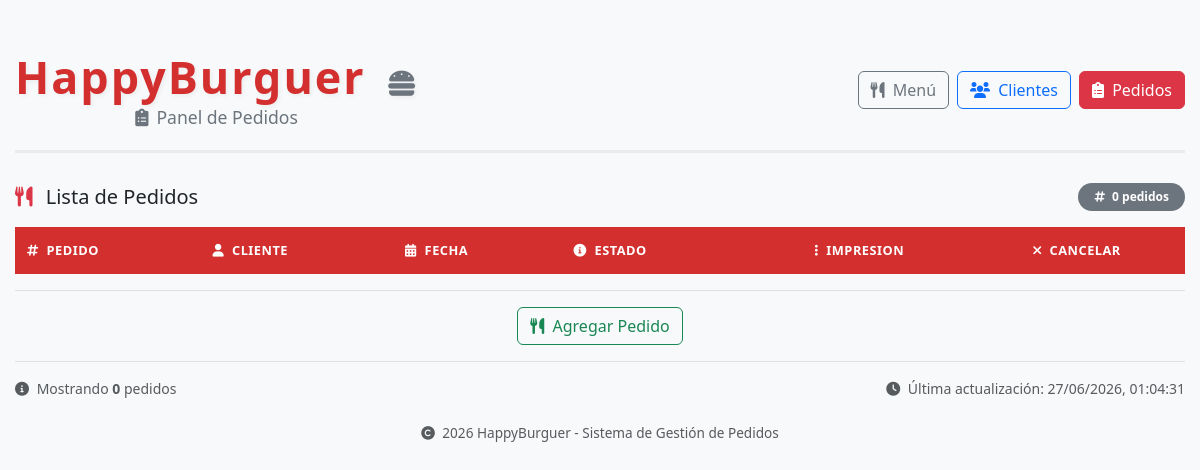
Page /pedidos on the earlier database version.
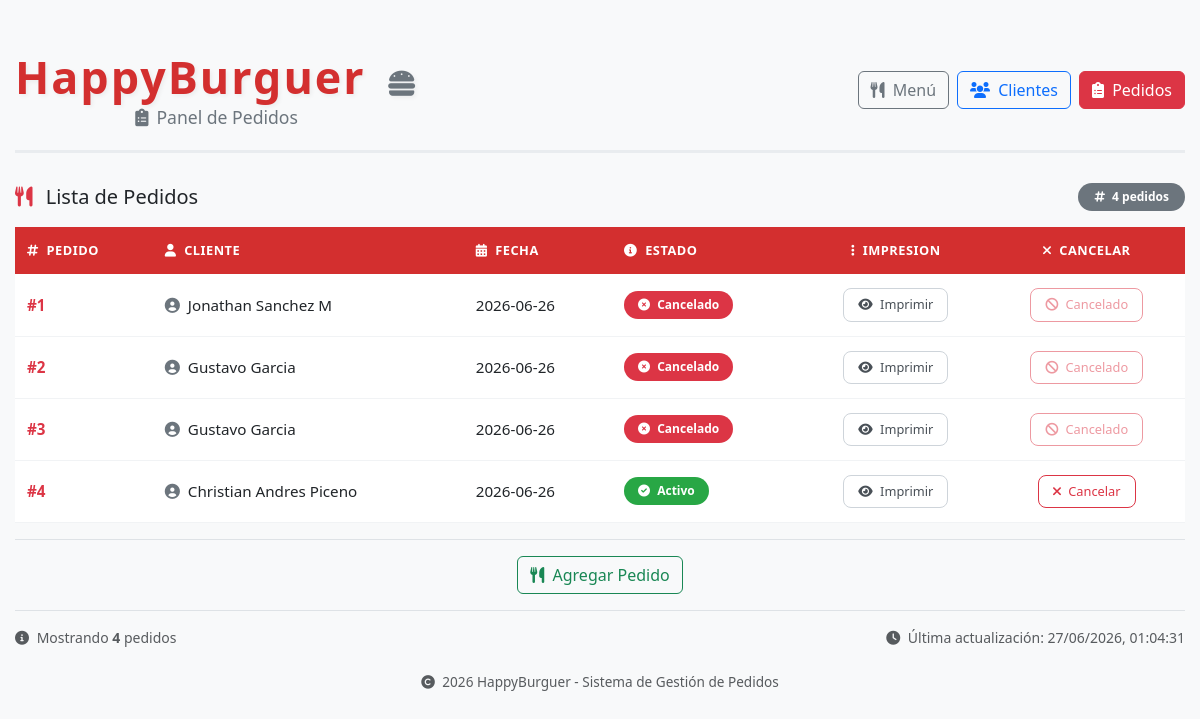
Same page on the later database version.
### tables this page shows
CREATE TABLE Clientes (
                                    clave INTEGER PRIMARY KEY AUTOINCREMENT NOT NULL,
                                    nombre varchar(200) Not Null,
                                    direccion varchar(300),
                                    correo_electronico varchar(100),
                                    telefono varchar(15));

### routes/pedidos.py (the view)
@pedido_bp.route("/pedidos")
def listar_pedidos():
    pedidos = pedidos_model.obtener()
    return render_template("pedidos.html", pedidos=pedidos)

### db/db.py (called while the page is built)
    def getConnection(self):
        conn = sqlite3.connect(self.nombreDb)
        conn.execute("PRAGMA foreign_keys = ON")
        return conn

### models/pedido.py (called while the page is built)
    def obtener(self):
        with self.db.getConnection() as conn:
            return conn.execute("""Select
                                    p.pedido,
                                    c.nombre As cliente,
                                    p.precio,
                                    p.fecha,
                                    p.cancelado
                                    From Pedido p
                                    join Clientes c on p.cliente = c.clave
                                    GROUP By p.pedido, c.nombre, p.precio, p.fecha""").fetchall()

### templates/pedidos.html
{% extends 'layout.html' %}
{% block contenido %}
    <div class="pedidos-card">
            <div class="d-flex justify-content-between align-items-center mb-3 flex-wrap">
                <h5 class="mb-0">
                    <i class="fas fa-utensils me-2 text-danger"></i>
                    Lista de Pedidos
                </h5>
                <span class="badge bg-secondary rounded-pill px-3 py-2">
                    <i class="fas fa-hashtag me-1"></i> {{ pedidos|length }} pedidos
                </span>
            </div>
            <div class="table-responsive">
                <table class="table table-pedidos table-hover align-middle">
                    <thead>
                        <tr>
                            <th><i class="fas fa-hashtag me-1"></i> Pedido</th>
                            <th><i class="fas fa-user me-1"></i> Cliente</th>
                            <th><i class="fas fa-calendar-alt me-1"></i> Fecha</th>
                            <th><i class="fas fa-info-circle me-1"></i> Estado</th>
                            <th class="text-center"><i class="fas fa-ellipsis-v me-1"></i> Impresion</th>
                            <th class="text-center"><i class="fas fa-times me-1"></i> Cancelar</th>
                        </tr>
                    </thead>
                    <tbody>
                        {% for p in pedidos %}
                            <tr>
                                <td><span class="fw-bold text-danger">#{{ p[0] }}</span></td>
                                <td><i class="fas fa-user-circle me-2 text-secondary"></i>{{ p[1] }}</td>
                                <td>{{ p[3] }}</td>
                                <td>
                                    {% if p[4] %}
                                        <span class="badge-cancelado"><i class="fas fa-times-circle me-1"></i> Cancelado</span>
                                    {% else %}
                                        <span class="badge-activo"><i class="fas fa-check-circle me-1"></i> Activo</span>
                                    {% endif %}
                                </td>
                                <td class="text-center">
                                    <form action="{{ url_for('pedidos.imprimir_pedido', pedido_id=p[0]) }}" method="POST" style="display:inline;">
                                        <button class="btn-detalle" title="Ver detalles">
                                            <i class="fas fa-eye me-1"></i> Imprimir
                                        </button>
                                    </form>
                                </td>
                                <td class="text-center">
                                    {% if p[4] %}
                                        <button class="btn-cancelar" disabled style="opacity:0.5; cursor:not-allowed;">
                                            <i class="fas fa-ban me-1"></i> Cancelado
                                        </button>
                                    {% else %}
                                    <form action="{{ url_for('pedidos.cancela_pedido', pedido_id=p[0]) }}" method="POST" style="display:inline;">
                                        <button class="btn-cancelar" title="Cancelar pedido">
                                            <i class="fas fa-times me-1"></i> Cancelar
                                        </button>
                                    </form>
                                    {% endif %}
                                </td>
                            </tr>
                        {% endfor %}
                    </tbody>
                </table>
            </div>
            <div class="d-flex justify-content-center align-items-center mt-3 pt-3 border-top flex-wrap">
                <a href="{{url_for('pedidos.agrega_pedido', pedido_id=0)}}">
                    <button class="btn btn-outline-success" id="btnMenu">
                        <i class="fas fa-utensils me-1"></i> Agregar Pedido
                    </button>
                </a>
            </div>
            <div class="d-flex justify-content-between align-items-center mt-3 pt-3 border-top flex-wrap">
                <small class="text-muted">
                    <i class="fas fa-info-circle me-1"></i>
                    Mostrando <strong>{{ pedidos|length }}</strong> pedidos
                </small>
                <small class="text-muted">
                    <i class="fas fa-clock me-1"></i>
                    Última actualización: <span id="hora-actual"></span>
                </small>
            </div>
        </div>
{% endblock %}

### templates/layout.html (shortened to what this page needs)
<!DOCTYPE html>
<html lang="es">
<head>
    <link href="https://cdn.jsdelivr.net/npm/bootstrap@5.3.0/dist/css/bootstrap.min.css" rel="stylesheet">
    <link rel="stylesheet" href="https://cdnjs.cloudflare.com/ajax/libs/font-awesome/6.0.0-beta3/css/all.min.css">
    <link rel="stylesheet" href="{{ url_for('static', filename='css/style.css') }}">
</head>
<body>
    <div class="main-container">
        <div class="page-header">
            <div class="d-flex flex-wrap align-items-center justify-content-between">
                <div>
                    <h1 class="mb-0">
                        HappyBurguer
                        <small><i class="fas fa-hamburger ms-2"></i></small>
                    </h1>
                    <p class="subtitle mb-0">
                        <i class="fas fa-clipboard-list me-2"></i>Panel de Pedidos
                    </p>
                </div>
                <div class="d-flex gap-2 mt-2 mt-sm-0">
                    <a href="{{url_for('menu.listar_menu')}}">
                        <button class="btn btn-outline-secondary" id="btnMenu">
                            <i class="fas fa-utensils me-1"></i> Menú
                        </button>
                    </a>
                    <a href="{{url_for('clientes.listar_clientes')}}">
                        <button class="btn btn-outline-primary" id="btnClientes">
                            <i class="fas fa-users me-1"></i> Clientes
                        </button>
                    </a>
                     <a href="{{url_for('pedidos.listar_pedidos')}}">
                        <button class="btn btn-danger" id="btnPedidos">
                            <i class="fas fa-clipboard-list me-1"></i> Pedidos
                        </button>
                     </a>
                </div>
            </div>
        </div>
        <main>
            {% block contenido %}{% endblock %}
        </main>
        <div class="text-center mt-4 text-muted" style="font-size: 0.85rem;">
            <p class="mb-0">
                <i class="fas fa-copyright me-1"></i> <span id="year"></span> HappyBurguer - Sistema de Gestión de Pedidos
            </p>
        </div>
    </div>
</body>
</html>

### static/css/style.css (style rules this page uses)
body { background-color: #f8f9fa; font-family: 'Segoe UI', Tahoma, Geneva, Verdana, sans-serif; }
.main-container { max-width: 1200px; margin: 0 auto; padding: 20px 15px; }
.page-header { text-align: center; padding: 30px 0 20px 0; margin-bottom: 30px; border-bottom: 3px solid #e9ecef; position: relative; }
.page-header h1 { font-size: 2.8rem; font-weight: 700; color: #d32f2f; letter-spacing: 2px; text-shadow: 2px 2px 4px rgba(0,0,0,0.05); margin-bottom: 5px; }
.page-header h1 small { font-size: 1.8rem; font-weight: 300; color: #6c757d; }
.page-header .subtitle { color: #6c757d; font-size: 1.1rem; font-weight: 300; }
.table-pedidos, .table-clientes, .table-menu { margin-bottom: 0; font-size: 0.95rem; min-width: 700px; }
.table-pedidos thead th { background-color: #d32f2f; color: #ffffff; font-weight: 600; text-transform: uppercase; font-size: 0.8rem; letter-spacing: 0.5px; padding: 14px 12px; border-bottom: none; white-space: nowrap; }
.table-pedidos tbody td { padding: 14px 12px; vertical-align: middle; border-bottom: 1px solid #f1f3f5; }
.badge-cancelado { background-color: #dc3545; color: #fff; padding: 5px 14px; border-radius: 20px; font-size: 0.75rem; font-weight: 600; display: inline-block; }
.badge-activo { background-color: #28a745; color: #fff; padding: 5px 14px; border-radius: 20px; font-size: 0.75rem; font-weight: 600; display: inline-block; }
.btn-detalle { background: none; border: 1px solid #ced4da; color: #495057; padding: 6px 14px; border-radius: 8px; font-size: 0.8rem; transition: all 0.2s; }
.btn-cancelar { background: none; border: 1px solid #dc3545; color: #dc3545; padding: 6px 14px; border-radius: 8px; font-size: 0.8rem; transition: all 0.2s; }

Differences in the rows shown:
now on this page (row unchanged): Clientes: p "1", nombre "Jonathan Sanchez M", p "2026-06-26", shows "Cancelado"
added Clientes: p "2", nombre "Gustavo Garcia", p "2026-06-26", shows "Cancelado", p "3"
now on this page (row unchanged): Clientes: p "4", nombre "Christian Andres Piceno", p "2026-06-26", shows "Activo"
Other differences:
{{ pedidos|length }}: "0" → "4"
